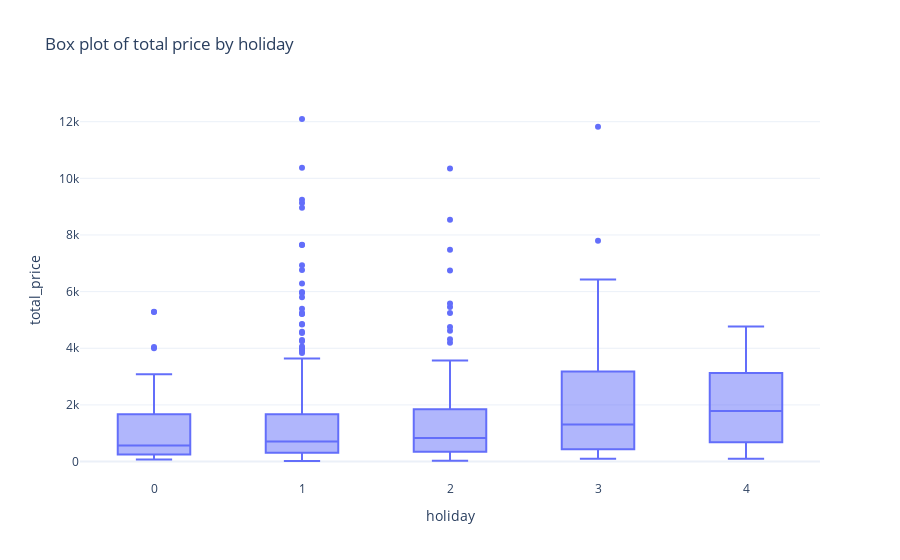

Notebook code for this chart:
### Code cell
# Now let’s have a look at the distribution of total prices by holiday using a box plot:
fig = px.box(data,x="holiday",y="total_price",title="Box plot of total price by holiday")
fig.show()

### Figure 1 — Plotly figure (JSON) as saved in the notebook; plotly's stock layout.template omitted (floating-point values rounded to 4 significant figures; data arrays with more than 128 entries replaced by an {"elided": "..."} marker saying what was removed)
{"data": [{"alignmentgroup": "True", "hovertemplate": "holiday=%{x}<br>total_price=%{y}<extra></extra>", "legendgroup": "", "marker": {"color": "#636efa"}, "name": "", "notched": false, "offsetgroup": "", "orientation": "v", "showlegend": false, "type": "box", "x": {"elided": "676 int values"}, "x0": " ", "xaxis": "x", "y": {"elided": "676 float values"}, "y0": " ", "yaxis": "y"}], "layout": {"boxmode": "group", "legend": {"tracegroupgap": 0}, "title": {"text": "Box plot of total price by holiday"}, "xaxis": {"anchor": "y", "domain": [0, 1], "title": {"text": "holiday"}}, "yaxis": {"anchor": "x", "domain": [0, 1], "title": {"text": "total_price"}}}}
